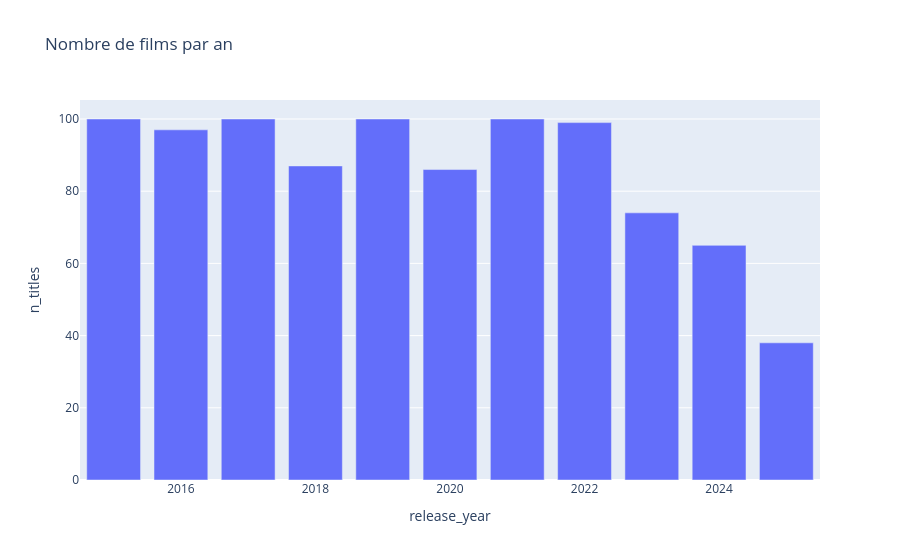

This figure's notebook cell:
### Code cell
year_counts = df['release_date'].dt.year.value_counts().sort_index().reset_index()
year_counts.columns = ['release_year', 'n_titles']
px.bar(year_counts, x='release_year', y='n_titles', title='Nombre de films par an')

### Figure 1 — Plotly figure (JSON) as saved in the notebook; plotly's stock layout.template omitted (floating-point values rounded to 4 significant figures)
{"data": [{"alignmentgroup": "True", "hovertemplate": "release_year=%{x}<br>n_titles=%{y}<extra></extra>", "legendgroup": "", "marker": {"color": "#636efa", "pattern": {"shape": ""}}, "name": "", "offsetgroup": "", "orientation": "v", "showlegend": false, "textposition": "auto", "type": "bar", "x": [2015, 2016, 2017, 2018, 2019, 2020, 2021, 2022, 2023, 2024, 2025], "xaxis": "x", "y": [100, 97, 100, 87, 100, 86, 100, 99, 74, 65, 38], "yaxis": "y"}], "layout": {"barmode": "relative", "legend": {"tracegroupgap": 0}, "title": {"text": "Nombre de films par an"}, "xaxis": {"anchor": "y", "domain": [0, 1], "title": {"text": "release_year"}}, "yaxis": {"anchor": "x", "domain": [0, 1], "title": {"text": "n_titles"}}}}
